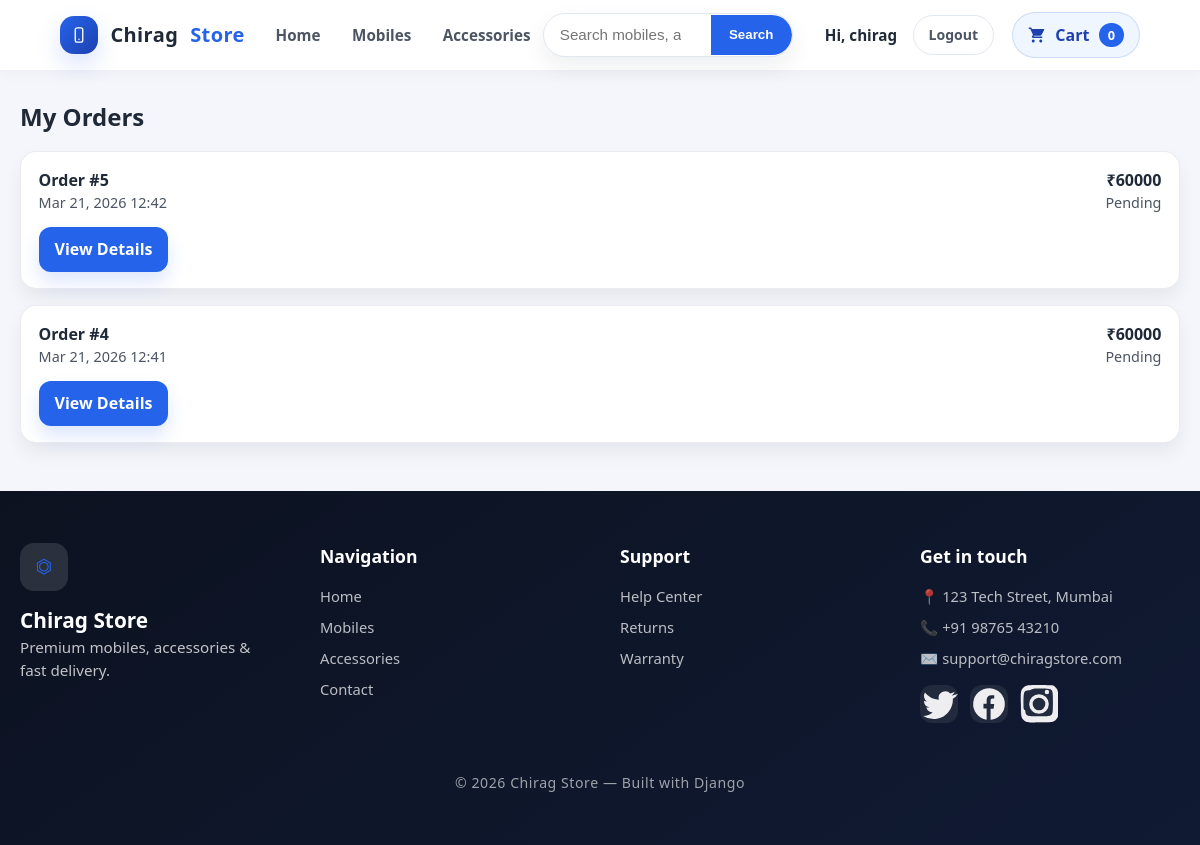
/orders/ (signed in), run on the app's committed database.
### msdhoni/models.py (models this page shows, shortened)
class Order(models.Model):
    STATUS_PENDING = "pending"
    STATUS_COMPLETED = "completed"
    STATUS_CHOICES = [
        (STATUS_PENDING, "Pending"),
        (STATUS_COMPLETED, "Completed"),
    ]
    user = models.ForeignKey(User, on_delete=models.CASCADE, related_name="orders", null=True, blank=True)
    created_at = models.DateTimeField(auto_now_add=True)
    total_price = models.IntegerField(default=0)
    address = models.TextField(default="", blank=True)
    status = models.CharField(max_length=20, choices=STATUS_CHOICES, default=STATUS_PENDING)

### msdhoni/views.py (the view)
# urls.py: path('orders/', views.my_orders, name='my_orders'),
@login_required
def my_orders(request):
    orders = Order.objects.filter(user=request.user).order_by("-created_at")
    return render(request, "msdhoni/my_orders.html", {"orders": orders})

### templates/msdhoni/my_orders.html
{% extends "base.html" %}
{% block content %}
<section style="margin-top: 1.8rem;">
  <h2>My Orders</h2>
  {% if orders %}
  <div style="display: grid; gap: 1rem; margin-top: 1rem;">
    {% for order in orders %}
    <article style="background: white; border: 1px solid rgba(15,23,42,0.08); border-radius: 16px; padding: 1rem 1.1rem; box-shadow: 0 10px 18px rgba(15,23,42,0.06);">
      <div style="display: flex; justify-content: space-between; gap: 1rem; flex-wrap: wrap;">
        <div>
          <div style="font-weight: 800;">Order #{{ order.id }}</div>
          <div style="color: var(--muted); font-size: 0.9rem;">{{ order.created_at|date:"M d, Y H:i" }}</div>
        </div>
        <div style="text-align: right;">
          <div style="font-weight: 800;">₹{{ order.total_price }}</div>
          <div style="color: var(--muted); font-size: 0.9rem;">{{ order.get_status_display }}</div>
        </div>
      </div>
      <div style="margin-top: 0.85rem;">
        <a class="button btn-primary" href="{% url 'order_detail' order.id %}">View Details</a>
      </div>
    </article>
    {% endfor %}
  </div>
  {% else %}
  <div style="margin-top: 1rem; background: white; border-radius: 16px; padding: 1.25rem; border: 1px solid rgba(15,23,42,0.08);">
    <p style="margin: 0; color: var(--muted);">You have not placed any orders yet.</p>
  </div>
  {% endif %}
</section>
{% endblock %}

### templates/base.html (shortened to what this page needs)
<!DOCTYPE html>
<html lang="en">
<head>
</head>
<body>
  <header class="header">
    <div class="container header__inner">
      <div class="header__left">
        <a class="brand" href="{% url 'home' %}">
        <span>Chirag</span>
        <span>Store</span>
        </a>
      <nav class="nav">
        <a href="{% url 'home' %}">Home</a>
        <a href="{% url 'mobiles' %}">Mobiles</a>
        <a href="{% url 'accessories' %}">Accessories</a>
        <a href="{% url 'contact' %}">Contact</a>
        {% if user.is_authenticated %}
        <a href="{% url 'my_orders' %}">My Orders</a>
        {% endif %}
      </nav>
      </div>
      <div class="header__center">
        <form class="search" action="{% url 'search' %}" method="get">
          <input name="q" type="search" placeholder="Search mobiles, accessories..." value="{{ request.GET.q|default:'' }}" />
          <button type="submit">Search</button>
        </form>
      </div>
      <div class="header__right">
        <div class="auth-actions">
          {% if user.is_authenticated %}
            <span class="auth-user">Hi, {{ user.username }}</span>
            <a class="auth-pill" href="{% url 'logout' %}">Logout</a>
          {% else %}
            <a class="auth-pill" href="{% url 'login' %}">Login</a>
            <a class="auth-pill primary" href="{% url 'signup' %}">Signup</a>
          {% endif %}
        </div>
      <a class="cart-link" id="cart-count" href="{% url 'cart' %}">
        <span>Cart</span>
        <span class="cart-badge" id="cart-number">0</span>
      </a>
      </div>
    </div>
  </header>
  <main class="container">
    {% block content %}
    {% endblock %}
  </main>
  <footer class="footer">
    <div class="footer__inner">
      <div class="footer__brand">
        <div class="footer__brand-logo">⏣</div>
        <div>
          <div class="footer__brand-name">Chirag Store</div>
          <div class="footer__brand-tag">Premium mobiles, accessories & fast delivery.</div>
        </div>
      </div>
      <div class="footer__nav">
        <h4>Navigation</h4>
        <a href="{% url 'home' %}">Home</a>
        <a href="{% url 'mobiles' %}">Mobiles</a>
        <a href="{% url 'accessories' %}">Accessories</a>
        <a href="{% url 'contact' %}">Contact</a>
      </div>
      <div class="footer__nav">
        <h4>Support</h4>
        <a href="#">Help Center</a>
        <a href="#">Returns</a>
        <a href="#">Warranty</a>
      </div>
      <div class="footer__contact">
        <h4>Get in touch</h4>
        <div class="footer__contact-line">📍 123 Tech Street, Mumbai</div>
        <div class="footer__contact-line">📞 +91 98765 43210</div>
        <div class="footer__contact-line">✉️ support@chiragstore.com</div>
        <div class="footer__social">
          <a href="#" aria-label="Twitter"></a>
          <a href="#" aria-label="Facebook"><svg viewBox="0 0 24 24" fill="currentColor"><path d="M22 12a10 10 0 1 0-11.5 9.9v-7h-2v-3h2V9.5c0-2 1.2-3.1 3-3.1.9 0 1.8.1 1.8.1v2h-1c-1 0-1.3.6-1.3 1.3V12h2.3l-.4 3h-1.9v7A10 10 0 0 0 22 12"/></svg></a>
          <a href="#" aria-label="Instagram"></a>
        </div>
      </div>
    </div>
    <div class="footer__bottom">
      © 2026 Chirag Store — Built with Django
    </div>
  </footer>
</body>
</html>

### data on the page
Order: id "5", created_at "Mar 21, 2026 12:42", total_price "60000", status "Pending"
Order: id "4", created_at "Mar 21, 2026 12:41", total_price "60000", status "Pending"

### other printed values
{{ user.username }} "chirag"
